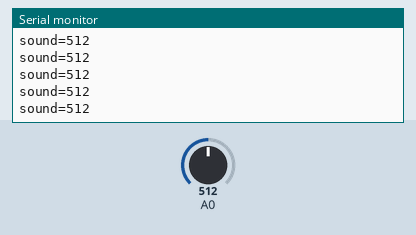
Bench run of a sketch on a simulated Arduino Uno, built with avr-gcc and run on an emulated ATmega328P. Shown: the last lines printed to the serial monitor. The inputs (shaded band) are chosen by the test bench; at power-on: A0 = 512.

Above: at 1.2 s.
1.3 s: A0 set to 716
At 1.56 s:
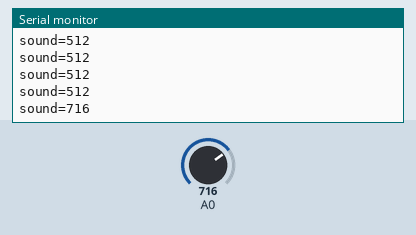
2.8 s: A0 set to 900
At 2.96 s:
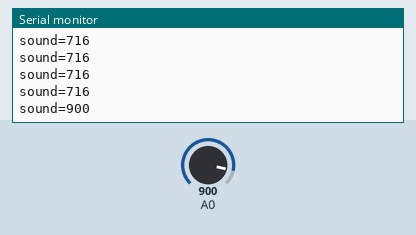
Timing chart, 0 to 5.8 s (numbered marks = the images above; inputs shaded):
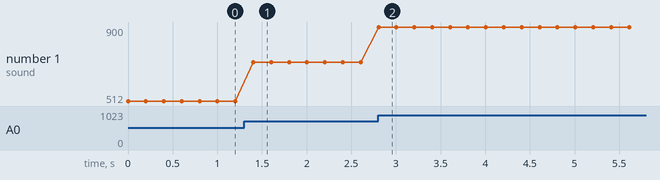

Measured:
- after the input at 1.3 s, the serial monitor: prints a new line after 0.10 s (image 1)
- after the input at 2.8 s, the serial monitor: prints a new line at once (image 2)
- plotted number 1: 512 → 716 after the input at 1.3 s, 716 → 900 after the input at 2.8 s

The sketch:

K08.ino
```cpp
// 소리 모듈 · 감도와 기준
// 보드: Arduino Uno / 시리얼 모니터: 9600 baud
// USB를 뽑고 배선한 뒤, 아래 연결표와 코드의 핀 번호를 대조하세요.

// setup()은 업로드·리셋 직후 한 번만 실행합니다.
void setup() {
  Serial.begin(9600); // PC에 값을 보여 줄 통신 속도입니다.
}
// loop()는 전원이 들어온 동안 계속 반복합니다.
void loop() {
  int value = analogRead(A0); // UNO는 입력 전압을 0~1023 값으로 읽습니다.
  Serial.print("sound=");
  Serial.println(value); // 숫자 뒤에서 줄을 바꿉니다.

  delay(200); // 값이 너무 빠르게 지나가지 않게 0.2초 기다립니다.
}
```
